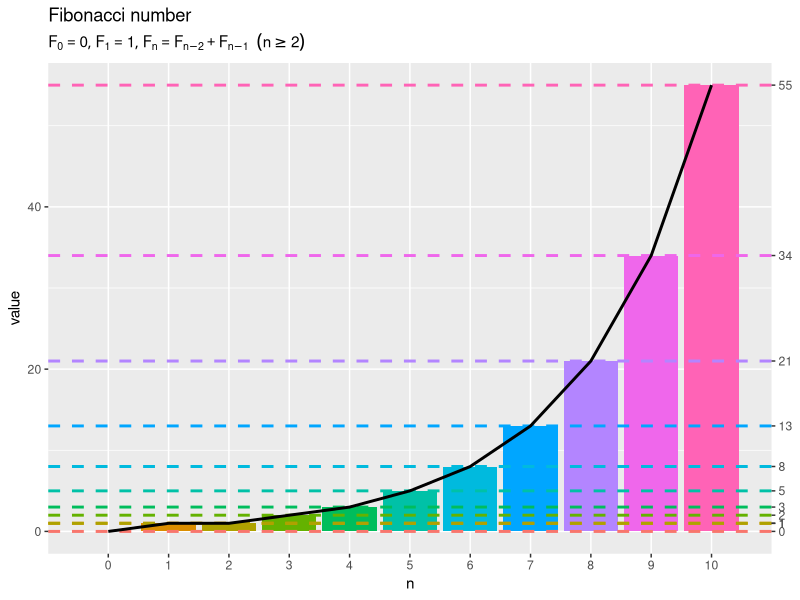
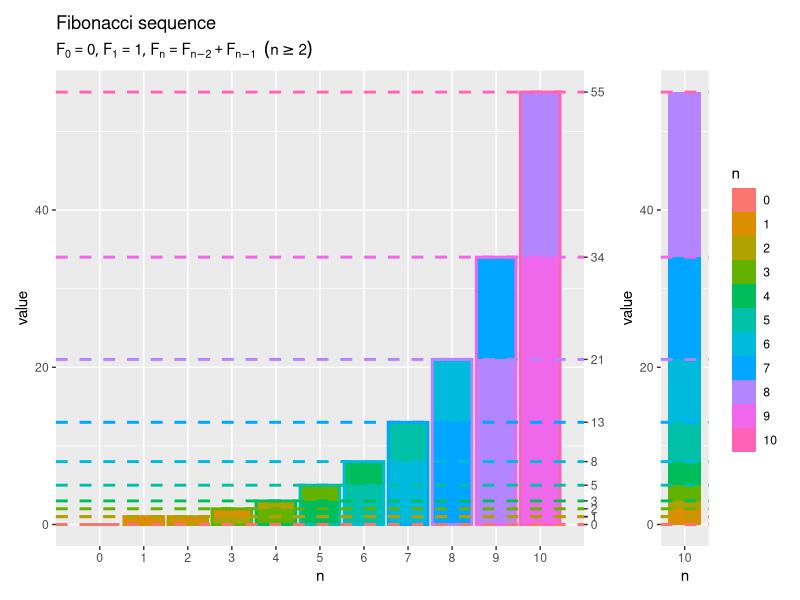
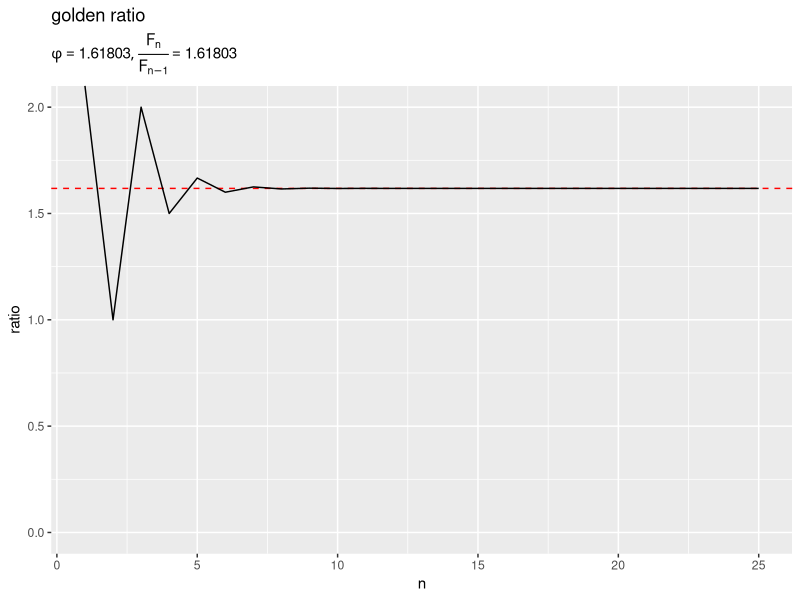

The R source for these figures, in order:

# フィボナッチ数列 ----------------------------------------------------------------

# 利用パッケージ
library(tidyverse)
library(gganimate)
library(patchwork)

# チェック用
library(ggplot2)


# フィボナッチ数列の実装 -------------------------------------------------------------

# フィボナッチ数の計算を実装
fibonacci_val <- function(n) {
  
  # フィボナッチ数を取得
  if(n == 0) {
    val <- 0
  } else if(n == 1) {
    val <- 1
  } else {
    # フィボナッチ数を計算
    val <- Recall(n = n-2) + Recall(n = n-1)
  }
  
  # 値を出力
  return(val)
}

# フィボナッチ数の計算を実装
fibonacci_val <- function(n) {
  
  # フィボナッチ数を取得
  if(n == 0) {
    val <- 0
  } else if(n %in% c(1, 2)) {
    val <- 1
  } else {
    # フィボナッチ数を計算
    val <- Recall(n = n-2) + Recall(n = n-1)
  }
  
  # 値を出力
  return(val)
}

# フィボナッチ数の計算を実装
fibonacci_val <- function(n) {
  
  # フィボナッチ数を出力
  if(n %in% c(0, 1)) {
    return(n)
  } else {
    # フィボナッチ数を計算
    return(Recall(n = n-2) + Recall(n = n-1))
  }
}


# フィボナッチ数列の計算を実装
fibonacci_vec <- function(n) {
  
  # 受け皿を初期化
  vec <- rep(0, times = n)
  
  # 要素数ごとに処理
  for(i in 1:n) {
    
    # フィボナッチ数を格納
    if(i == 1) {
      vec[i+1] <- i
    } else {
      vec[i+1] <- sum(vec[c(i-1, i)])
    }
  }
  
  # 数列を出力
  return(vec)
}


# フィボナッチ数列の可視化 ------------------------------------------------------------

# 要素数の最大値を指定
n_max <- 10

# フィボナッチ数列を作成
fib_vec <- sapply(0:n_max, fibonacci_val)
fib_vec <- fibonacci_vec(n = n_max)

# フィボナッチ数列を格納
fib_df <- tibble::tibble(
  n = 0:n_max, # 要素数
  v = fib_vec  # 値
)


# ラベル用の文字列を作成
fnc_label <- "list(F[0] == 0, F[1] == 1, F[n] == F[n-2] + F[n-1] ~~ (n >= 2))"

# フィボナッチ数を作図
ggplot() + 
  geom_bar(data = fib_df, 
           mapping = aes(x = n, y = v, fill = factor(n)), 
           stat = "identity", position = "stack", 
           show.legend = FALSE) + # 要素数ごとの値
  geom_hline(data = fib_df, 
             mapping = aes(yintercept = v, color = factor(n)), 
             linewidth = 1, linetype = "dashed", show.legend = FALSE) + # 値ごとの軸目盛線
  geom_line(data = fib_df, 
            mapping = aes(x = n, y = v), 
            linewidth = 1) + # 値の推移
  scale_x_continuous(breaks = 0:n_max, minor_breaks = FALSE) + 
  scale_y_continuous(sec.axis = sec_axis(trans = ~., breaks = fib_vec)) + # 値ラベル
  labs(title = "Fibonacci number", 
       subtitle = parse(text = fnc_label), 
       x = "n", y = "value")


# 各要素の2要素和を作成
pre_term_df <- dplyr::bind_rows(
  # 要素数が2未満のデータ
  tibble::tibble(
    n = 0:1, 
    m = n, 
    v = 0:1
  ), 
  # 要素数が2以上のデータ
  tibble::tibble(
    n = 2:n_max # 要素番号(要素数)
  ) |> 
    dplyr::reframe(
      m = n - c(2, 1), .by = n
    ) |> # 2・1つ前の要素番号を作成
    dplyr::mutate(
      v = fib_vec[m+1]
    )
)

# フィボナッチ数列の構成要素を作図
seq_graph <- ggplot() + 
  geom_bar(data = pre_term_df, 
           mapping = aes(x = n, y = v, fill = factor(m)), 
           stat = "identity", position = "stack", 
           show.legend = FALSE) + # 構成要素
  geom_bar(data = fib_df, 
           mapping = aes(x = n, y = v, color = factor(n), fill = factor(n)), 
           stat = "identity", position = "stack", 
           linewidth = 1, alpha = 0) + # 要素数ごとの値
  geom_hline(data = fib_df, 
             mapping = aes(yintercept = v, color = factor(n)), 
             linewidth = 1, linetype = "dashed", show.legend = FALSE) + # 値ごとの軸目盛線
  scale_x_continuous(breaks = 0:n_max, minor_breaks = FALSE) + 
  scale_y_continuous(sec.axis = sec_axis(trans = ~., breaks = fib_vec)) + # 値ラベル
  scale_color_manual(breaks = 0:n_max, values = scales::hue_pal()(n_max+1)) + # (要素数ごとに色付け用の小細工)
  scale_fill_manual(breaks = 0:n_max, values = scales::hue_pal()(n_max+1)) + # (要素数ごとに色付け用の小細工)
  guides(fill = guide_legend(override.aes = list(alpha = 1, linewidth = 0))) + # (全ての要素数を凡例に表示用の小細工)
  labs(title = "Fibonacci sequence", 
       subtitle = parse(text = fnc_label), 
       color = "n", fill = "n", 
       x = "n", y = "value")

# 最大要素のn-2要素和を作成
stack_df <- tibble::tibble(
  n = c(0, 1, 1:(n_max-2)), # 要素番号(要素数)
  v = fib_vec[n+1]
)

# フィボナッチ数の構成要素を作図
stack_graph <- ggplot() + 
  geom_bar(data = stack_df, 
           mapping = aes(x = n_max, y = v, fill = factor(n)), 
           stat = "identity", position = position_stack(reverse = TRUE), linewidth = 1.5, show.legend = FALSE) + # 構成要素
  geom_hline(data = fib_df, 
             mapping = aes(yintercept = v, color = factor(n)), 
             linewidth = 1, linetype = "dashed", show.legend = FALSE) + # 値ごとの軸目盛線
  scale_x_continuous(breaks = n_max, limits = c(n_max-0.6, n_max+0.6), minor_breaks = FALSE) + 
  scale_fill_manual(breaks = 0:n_max, values = scales::hue_pal()(n_max+1)) + # (要素数ごとに色付け用の小細工)
  labs(x = "n", y = "value")

# 並べて描画
patchwork::wrap_plots(
  seq_graph, stack_graph, 
  nrow = 1, widths = c(n_max+1, 1), guides = "collect"
)


# フィボナッチ数列と黄金比の関係 ------------------------------------------------

# 要素数の最大値を指定
n_max <- 25

# フィボナッチ数列を作成
fib_vec <- fibonacci_vec(n = n_max)

# 2項比を格納
ratio_df <- tibble::tibble(
  n = 1:n_max, 
  r = fib_vec[-1] / fib_vec[-(n_max+1)]
)

# 黄金比を計算
p <- (1 + sqrt(5)) * 0.5

# ラベル用の文字列を作成
val_label <- paste0(
  "list(", 
  "phi == ", round(p, digits = 5), ", ", 
  "frac(F[n], F[n-1]) == ", round(fib_vec[n_max+1]/fib_vec[n_max], digits = 5), 
  ")"
)

# 2項比の推移を作図
ggplot() + 
  geom_hline(mapping = aes(yintercept = p), 
             color = "red", linetype = "dashed") + # 黄金比
  geom_line(data = ratio_df, 
            mapping = aes(x = n, y = r)) + # 2項比
  coord_cartesian(ylim = c(0, 2)) + # 表示サイズ
  labs(title = "golden ratio", 
       subtitle = parse(text = val_label), 
       x = "n", y = "ratio")
